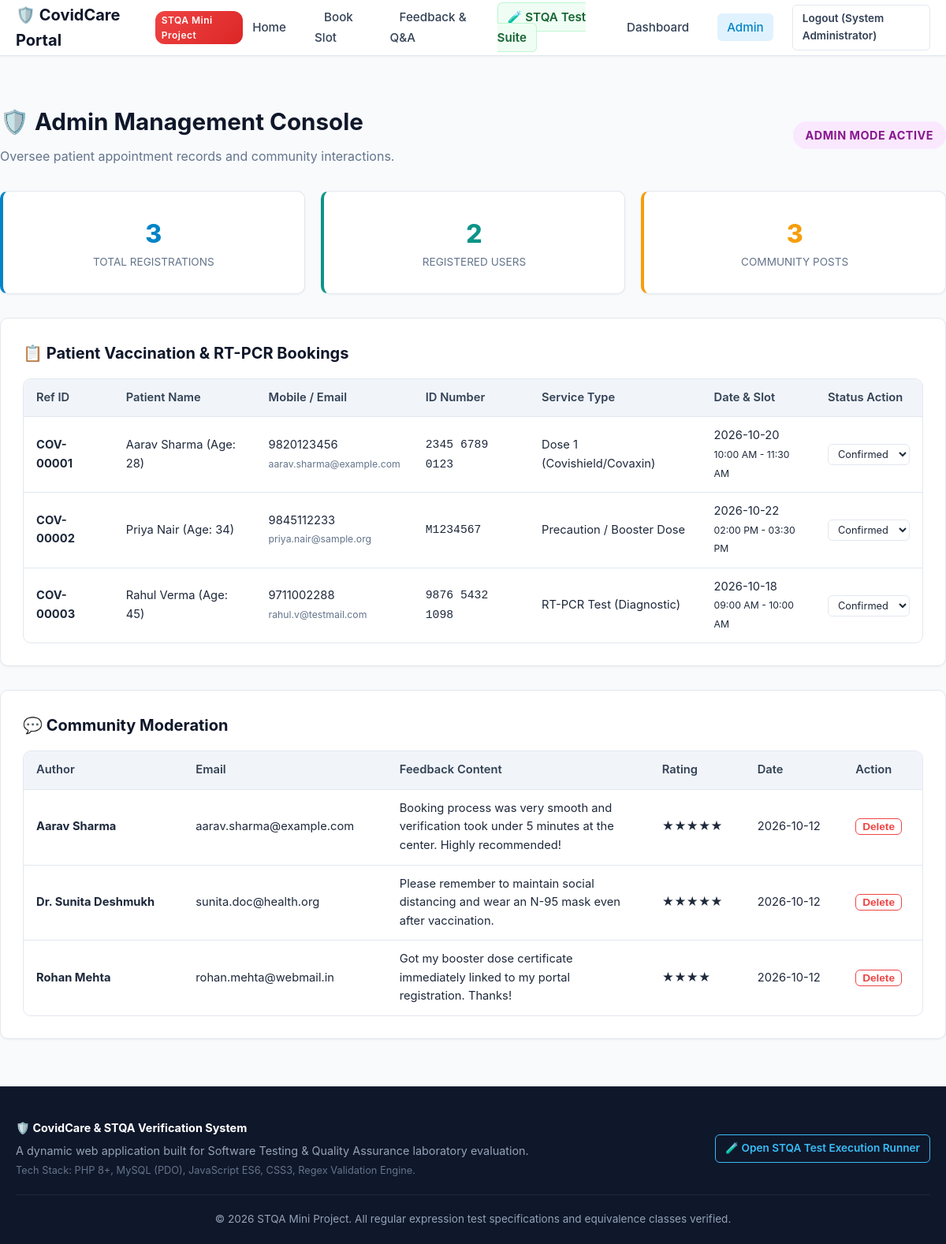
/admin.php (signed in), run on the app's committed database.
### tables this page shows
CREATE TABLE IF NOT EXISTS `registrations` (
    `id` INT AUTO_INCREMENT PRIMARY KEY,
    `user_id` INT NULL,
    `patient_name` VARCHAR(100) NOT NULL,
    `age` INT NOT NULL,
    `gender` ENUM('Male', 'Female', 'Other') NOT NULL,
    `id_type` ENUM('Aadhaar', 'Passport', 'Voter ID', 'Driving License') NOT NULL,
    `id_number` VARCHAR(50) NOT NULL,
    `mobile` VARCHAR(15) NOT NULL,
    `email` VARCHAR(120) NOT NULL,
    `pincode` VARCHAR(10) NOT NULL,
    `dose_type` ENUM('Dose 1 (Covishield/Covaxin)', 'Dose 2 (Covishield/Covaxin)', 'Precaution / Booster Dose', 'RT-PCR Test (Diagnostic)') NOT NULL,
    `preferred_date` DATE NOT NULL,
    `time_slot` VARCHAR(30) NOT NULL,
    `status` ENUM('Confirmed', 'Pending', 'Completed', 'Cancelled') DEFAULT 'Confirmed',
    `created_at` TIMESTAMP DEFAULT CURRENT_TIMESTAMP,
    CONSTRAINT `fk_registrations_user` FOREIGN KEY (`user_id`) REFERENCES `users`(`id`) ON DELETE SET NULL
);

CREATE TABLE IF NOT EXISTS `comments` (
    `id` INT AUTO_INCREMENT PRIMARY KEY,
    `user_id` INT NULL,
    `author_name` VARCHAR(100) NOT NULL,
    `author_email` VARCHAR(120) NOT NULL,
    `message` TEXT NOT NULL,
    `rating` TINYINT DEFAULT 5,
    `status` ENUM('approved', 'pending') DEFAULT 'approved',
    `created_at` TIMESTAMP DEFAULT CURRENT_TIMESTAMP,
    CONSTRAINT `fk_comments_user` FOREIGN KEY (`user_id`) REFERENCES `users`(`id`) ON DELETE SET NULL
);

### config/db.php (called while the page is built, shortened)
<?php
function isLoggedIn() {
    return isset($_SESSION['user_id']) && !empty($_SESSION['user_id']);
}
function getCurrentUser() {
    return [
        'id'        => $_SESSION['user_id'],
        'name'      => $_SESSION['user_name'] ?? 'User',
        'email'     => $_SESSION['user_email'] ?? '',
        'role'      => $_SESSION['user_role'] ?? 'user'
    ];
}
?>

### admin.php (the view, shortened to what this page needs)
<?php
require_once __DIR__ . '/includes/header.php';
$db = getDB();
$registrations = [];
$comments = [];
$total_users = 0;
if ($db) {
    try {
        $registrations = $db->query("SELECT * FROM registrations ORDER BY created_at DESC")->fetchAll();
        $comments = $db->query("SELECT * FROM comments ORDER BY created_at DESC")->fetchAll();
        $total_users = (int)$db->query("SELECT COUNT(*) AS total FROM users")->fetch()['total'];
    } catch (Exception $e) {
        $error = $e->getMessage();
    }
}
?>
<div class="container section">
    <div style="display: flex; justify-content: space-between; align-items: center; flex-wrap: wrap; gap: 16px; margin-bottom: 30px;">
        <div>
            <h1 class="section-title">🛡️ Admin Management Console</h1>
            <p class="section-desc">Oversee patient appointment records and community interactions.</p>
        </div>
        <span class="badge badge-admin" style="font-size: 0.9rem; padding: 6px 16px;">Admin Mode Active</span>
    </div>
    <div style="display: grid; grid-template-columns: repeat(auto-fit, minmax(200px, 1fr)); gap: 20px; margin-bottom: 30px;">
        <div class="card" style="text-align: center; border-left: 4px solid var(--primary);">
            <div style="font-size: 2rem; font-weight: 800; color: var(--primary);"><?php echo count($registrations); ?></div>
            <div style="font-size: 0.85rem; color: var(--text-muted); text-transform: uppercase;">Total Registrations</div>
        </div>
        <div class="card" style="text-align: center; border-left: 4px solid var(--secondary);">
            <div style="font-size: 2rem; font-weight: 800; color: var(--secondary);"><?php echo $total_users; ?></div>
            <div style="font-size: 0.85rem; color: var(--text-muted); text-transform: uppercase;">Registered Users</div>
        </div>
        <div class="card" style="text-align: center; border-left: 4px solid var(--warning);">
            <div style="font-size: 2rem; font-weight: 800; color: var(--warning);"><?php echo count($comments); ?></div>
            <div style="font-size: 0.85rem; color: var(--text-muted); text-transform: uppercase;">Community Posts</div>
        </div>
    </div>
    <div class="card" style="margin-bottom: 30px;">
        <div class="card-title">📋 Patient Vaccination & RT-PCR Bookings</div>
        <?php if (!empty($registrations)): ?>
            <div class="table-responsive">
                <table class="table">
                    <thead>
                        <tr>
                            <th>Ref ID</th>
                            <th>Patient Name</th>
                            <th>Mobile / Email</th>
                            <th>ID Number</th>
                            <th>Service Type</th>
                            <th>Date & Slot</th>
                            <th>Status Action</th>
                        </tr>
                    </thead>
                    <tbody>
                        <?php foreach ($registrations as $r): ?>
                            <tr>
                                <td><strong>COV-<?php echo str_pad($r['id'], 5, '0', STR_PAD_LEFT); ?></strong></td>
                                <td><?php echo htmlspecialchars($r['patient_name']); ?> (Age: <?php echo htmlspecialchars($r['age']); ?>)</td>
                                <td>
                                    <?php echo htmlspecialchars($r['mobile']); ?><br>
                                    <small style="color: var(--text-muted);"><?php echo htmlspecialchars($r['email']); ?></small>
                                </td>
                                <td><code><?php echo htmlspecialchars($r['id_number']); ?></code></td>
                                <td><?php echo htmlspecialchars($r['dose_type']); ?></td>
                                <td><?php echo htmlspecialchars($r['preferred_date']); ?><br><small><?php echo htmlspecialchars($r['time_slot']); ?></small></td>
                                <td>
                                    <form action="admin.php" method="POST" style="display: inline-flex; gap: 6px;">
                                        <select name="status" class="form-control" style="padding: 4px 8px; font-size: 0.8rem; width: auto;" onchange="this.form.submit()">
                                            <option value="Confirmed" <?php echo ($r['status'] === 'Confirmed') ? 'selected' : ''; ?>>Confirmed</option>
                                        </select>
                                    </form>
                                </td>
                            </tr>
                        <?php endforeach; ?>
                    </tbody>
                </table>
            </div>
        <?php else: ?>
            <p style="color: var(--text-muted); padding: 16px 0;">No patient booking records found in database.</p>
        <?php endif; ?>
    </div>
    <div class="card">
        <div class="card-title">💬 Community Moderation</div>
        <?php if (!empty($comments)): ?>
            <div class="table-responsive">
                <table class="table">
                    <thead>
                        <tr>
                            <th>Author</th>
                            <th>Email</th>
                            <th>Feedback Content</th>
                            <th>Rating</th>
                            <th>Date</th>
                            <th>Action</th>
                        </tr>
                    </thead>
                    <tbody>
                        <?php foreach ($comments as $cm): ?>
                            <tr>
                                <td><strong><?php echo htmlspecialchars($cm['author_name']); ?></strong></td>
                                <td><?php echo htmlspecialchars($cm['author_email']); ?></td>
                                <td style="max-width: 300px;"><?php echo htmlspecialchars($cm['message']); ?></td>
                                <td><?php echo str_repeat('★', (int)($cm['rating'] ?? 5)); ?></td>
                                <td><?php echo date('Y-m-d', strtotime($cm['created_at'])); ?></td>
                                <td>
                                    <form action="admin.php" method="POST" onsubmit="return confirm('Remove this comment?');">
                                        <button type="submit" class="btn btn-outline btn-sm" style="color: var(--danger); border-color: var(--danger); padding: 2px 8px;">Delete</button>
                                    </form>
                                </td>
                            </tr>
                        <?php endforeach; ?>
                    </tbody>
                </table>
            </div>
        <?php else: ?>
            <p style="color: var(--text-muted); padding: 16px 0;">No comments available for moderation.</p>
        <?php endif; ?>
    </div>
</div>
<?php require_once __DIR__ . '/includes/footer.php'; ?>

### includes/header.php (shortened to what this page needs)
<?php
require_once __DIR__ . '/../config/db.php';
$current_page = basename($_SERVER['PHP_SELF']);
$logged_user = getCurrentUser();
?>
<!DOCTYPE html>
<html lang="en">
<head>
    <link rel="stylesheet" href="assets/css/style.css">
</head>
<body>
<header class="navbar">
    <div class="container nav-container">
        <a href="index.php" class="nav-brand">
            <span>🛡️ CovidCare Portal</span>
            <span class="brand-badge">STQA Mini Project</span>
        </a>
        <ul class="nav-menu" id="nav-menu">
            <li><a href="index.php" class="nav-link <?php echo ($current_page === 'index.php') ? 'active' : ''; ?>">Home</a></li>
            <li><a href="register_slot.php" class="nav-link <?php echo ($current_page === 'register_slot.php') ? 'active' : ''; ?>">Book Slot</a></li>
            <li><a href="comments.php" class="nav-link <?php echo ($current_page === 'comments.php') ? 'active' : ''; ?>">Feedback & Q&A</a></li>
            <li><a href="test_runner.php" class="nav-link qa-badge <?php echo ($current_page === 'test_runner.php') ? 'active' : ''; ?>">🧪 STQA Test Suite</a></li>
            <?php if ($logged_user): ?>
                <li><a href="dashboard.php" class="nav-link <?php echo ($current_page === 'dashboard.php') ? 'active' : ''; ?>">Dashboard</a></li>
                <?php if ($logged_user['role'] === 'admin'): ?>
                    <li><a href="admin.php" class="nav-link <?php echo ($current_page === 'admin.php') ? 'active' : ''; ?>">Admin</a></li>
                <?php endif; ?>
                <li><a href="logout.php" class="btn btn-outline btn-sm">Logout (<?php echo htmlspecialchars($logged_user['name']); ?>)</a></li>
            <?php else: ?>
                <li><a href="login.php" class="nav-link <?php echo ($current_page === 'login.php') ? 'active' : ''; ?>">Login</a></li>
                <li><a href="signup.php" class="btn btn-primary btn-sm">Register Account</a></li>
            <?php endif; ?>
        </ul>
    </div>
</header>
<main>

### includes/footer.php (shortened to what this page needs)
</main>
<footer class="footer">
    <div class="container">
        <div class="footer-content">
            <div>
                <h4 style="color: white; margin-bottom: 6px;">🛡️ CovidCare & STQA Verification System</h4>
                <p>A dynamic web application built for Software Testing & Quality Assurance laboratory evaluation.</p>
                <p style="margin-top: 4px; font-size: 0.8rem; color: #64748b;">Tech Stack: PHP 8+, MySQL (PDO), JavaScript ES6, CSS3, Regex Validation Engine.</p>
            </div>
            <div>
                <a href="test_runner.php" class="btn btn-outline btn-sm" style="color: #38bdf8; border-color: #38bdf8;">
                    🧪 Open STQA Test Execution Runner
                </a>
            </div>
        </div>
        <div class="footer-bottom">
            <p>&copy; <?php echo date('Y'); ?> STQA Mini Project. All regular expression test specifications and equivalence classes verified.</p>
        </div>
    </div>
</footer>
</body>
</html>

### data on the page
registrations: id "00001", patient_name "Aarav Sharma", age "28", mobile "9820123456", email "aarav.sharma@example.com", id_number "2345 6789 0123", dose_type "Dose 1 (Covishield/Covaxin)", preferred_date "2026-10-20", time_slot "10:00 AM - 11:30 AM", status "Confirmed"
registrations: id "00002", patient_name "Priya Nair", age "34", mobile "9845112233", email "priya.nair@sample.org", id_number "M1234567", dose_type "Precaution / Booster Dose", preferred_date "2026-10-22", time_slot "02:00 PM - 03:30 PM", status "Confirmed"
registrations: id "00003", patient_name "Rahul Verma", age "45", mobile "9711002288", email "rahul.v@testmail.com", id_number "9876 5432 1098", dose_type "RT-PCR Test (Diagnostic)", preferred_date "2026-10-18", time_slot "09:00 AM - 10:00 AM", status "Confirmed"
comments: author_name "Aarav Sharma", author_email "aarav.sharma@example.com", message "Booking process was very smooth and verification took under 5 minutes at the center. Highly recommended!", rating "★★★★★", created_at "2026-10-12"
comments: author_name "Dr. Sunita Deshmukh", author_email "sunita.doc@health.org", message "Please remember to maintain social distancing and wear an N-95 mask even after vaccination.", rating "★★★★★", created_at "2026-10-12"
comments: author_name "Rohan Mehta", author_email "rohan.mehta@webmail.in", message "Got my booster dose certificate immediately linked to my portal registration. Thanks!", rating "★★★★", created_at "2026-10-12"

### other printed values
$logged_user['name'] "System Administrator"
count($registrations) "3"
$total_users "2"
count($comments) "3"
